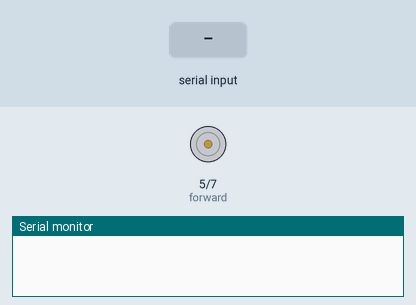
Bench run of a sketch on a simulated Arduino Uno, built with avr-gcc and run on an emulated ATmega328P. On the bench: motor-driver pin pairs drawn as motors (green arrow = first pin HIGH = forward, orange = second pin HIGH = backward, longer = more drive), the last lines printed to the serial monitor. The inputs (shaded band) are chosen by the test bench.

Above: at 1.2 s.
1.3 s: "90,45\n" received over Serial
At 1.6 s:
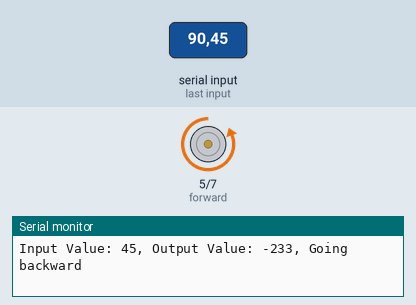
Timing chart, 0 to 4.3 s (numbered marks = the images above; inputs shaded):
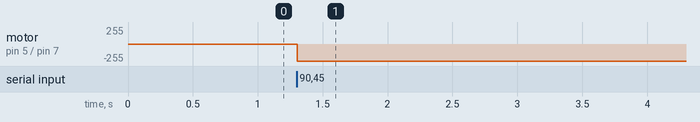

Measured:
- after the input at 1.3 s, motor on pin 5 (forward) / pin 7 (backward): stopped → backward 255/255 at once

The sketch:

lab6.ino
```cpp
const int forward=5;
const int backward = 7;
int val = 0;
int outval=0;
char temp;
String instr = "Input Value: ";
String outstr=", Output Value: ";
String rotation ="";
void setup() {
  pinMode(forward,OUTPUT);
  pinMode(backward,OUTPUT);
  Serial.begin(9600);


}

void loop() {
  if(Serial.available()>0){
    val=Serial.parseInt();
    temp = Serial.read();
    outval=map(val,0,1023,-255,255);
    if(outval>0){
      rotation=", Going Foward";
      analogWrite(backward,0);
      analogWrite(forward,outval);

    }
    if(outval==0){
      rotation=", stopped";
      analogWrite(forward,0);
      analogWrite(backward,0);

    }
    if(outval<0){
      rotation=", Going backward";
      analogWrite(forward,0);
      analogWrite(backward,-outval);

    }
    Serial.println(instr+val+outstr+outval+rotation);

  }

}
```
